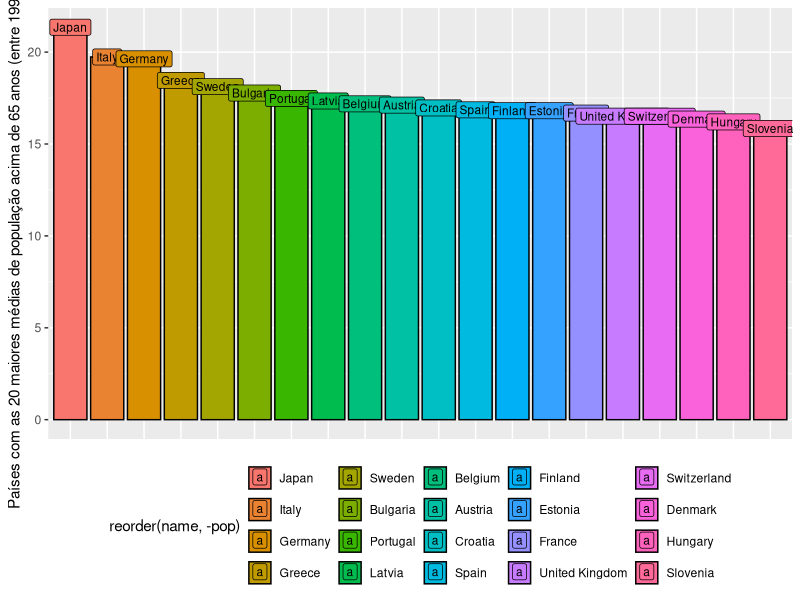

Write the R code that produced this figure.
# install.packages("ggplot2")
library(ggplot2)
options("scipen"=999, "digits"=4)
c_db = read.table("POP.txt", header=T, sep="\t")
clean_db <- na.omit(c_db)

srt_data_pop <- data.frame(name=character(0), pop=integer(0))
for(name in unique(clean_db$CountryName)){
  if(nchar(name)<50){
    len_measures <- length(subset(clean_db, CountryName==name)$Population_ages_over65)
    pop_over65 <- sum(as.numeric(subset(clean_db, CountryName==name)$Population_ages_over65)) / len_measures
    if(pop_over65!=0){
      temp <- data.frame(name=name, pop=pop_over65)
      srt_data_pop <- rbind(srt_data_pop, temp)
    }
  }
}
order_data <- srt_data_pop[with(srt_data_pop, order(pop, decreasing=TRUE)), ]
top20 <- head(order_data, n = 20)

# for(name1 in top20$name){}

ggplot(top20, aes(x=reorder(name, -pop), y=pop, fill=reorder(name, -pop), label=name)) +   
  geom_bar(position='dodge', stat='identity', color='black') + 
  theme(axis.title.x=element_blank(),
        axis.text.x=element_blank(),
        axis.ticks.x=element_blank(),
        legend.position = "bottom") +
  labs(y="Países com as 20 maiores médias de população acima de 65 anos (entre 1990 e 2014)") + 
  geom_label(position="stack", size=3)
